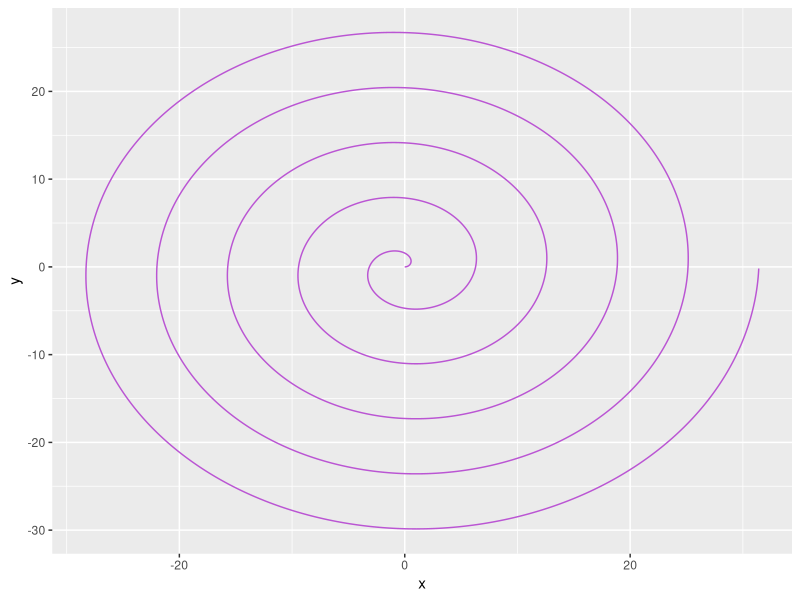
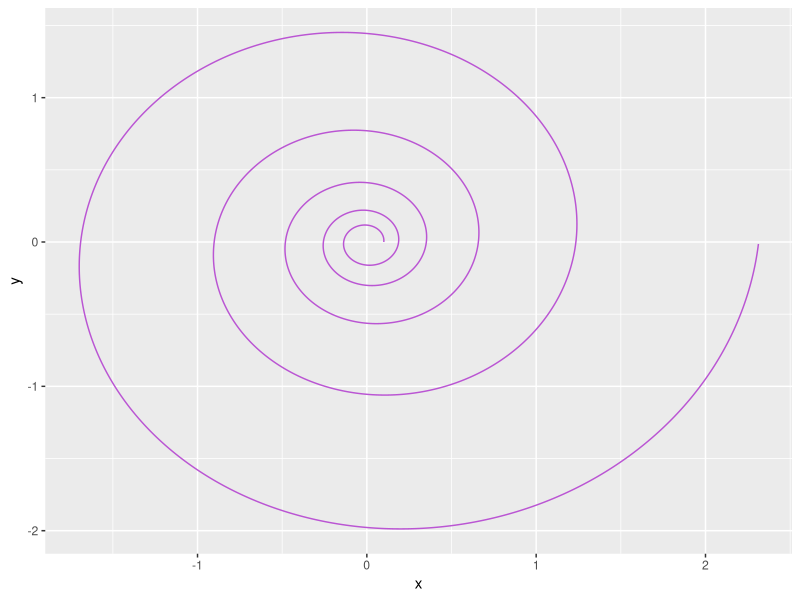
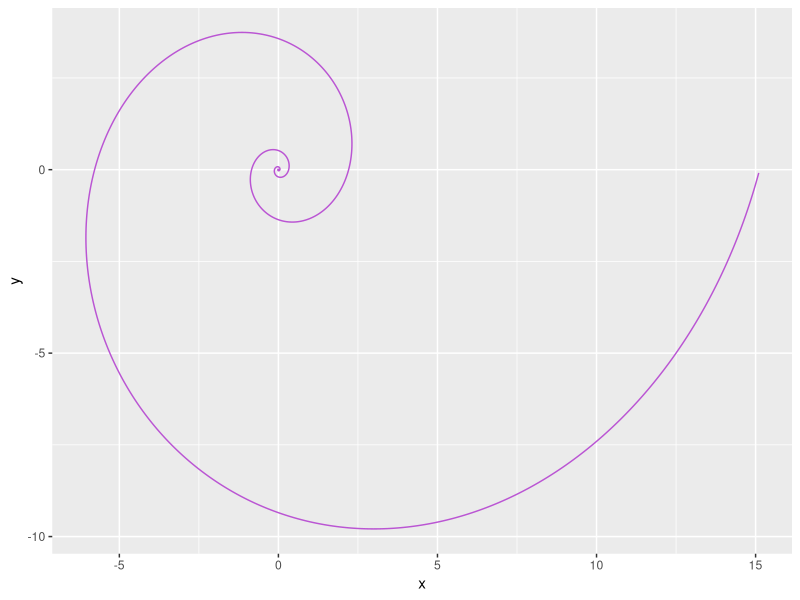
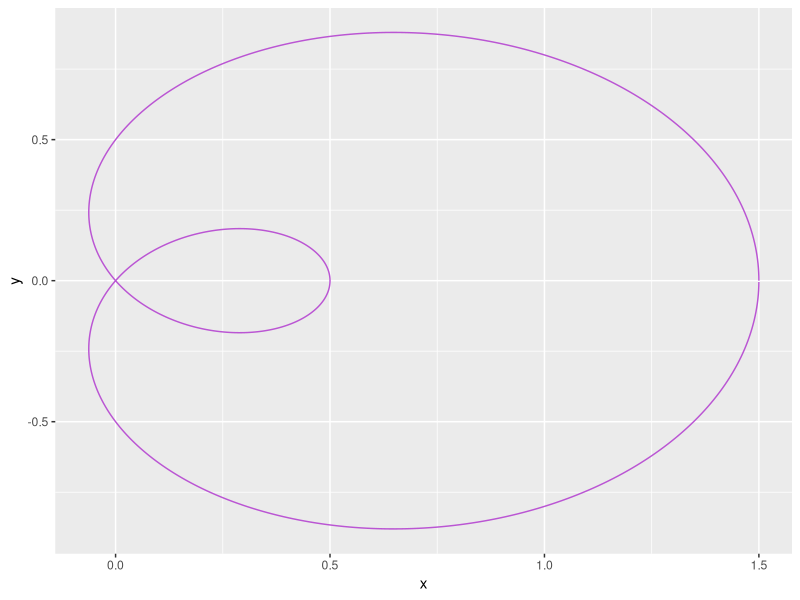
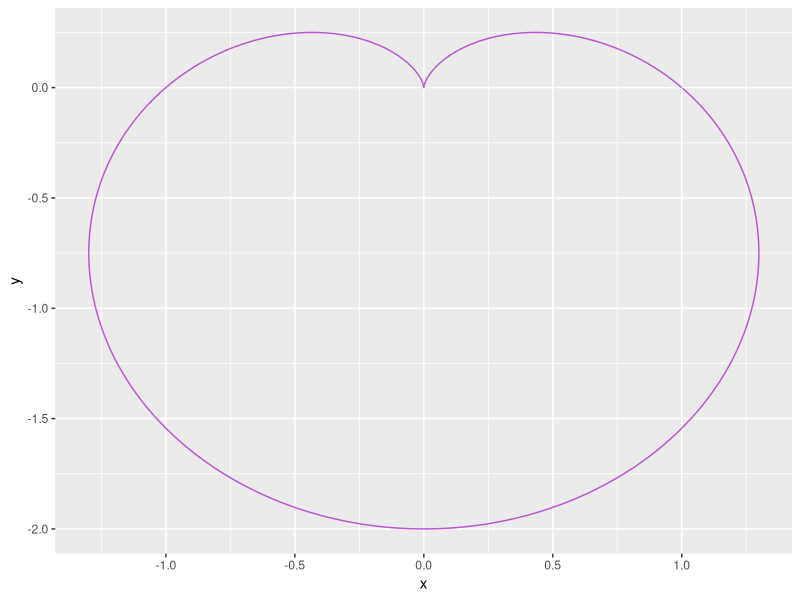
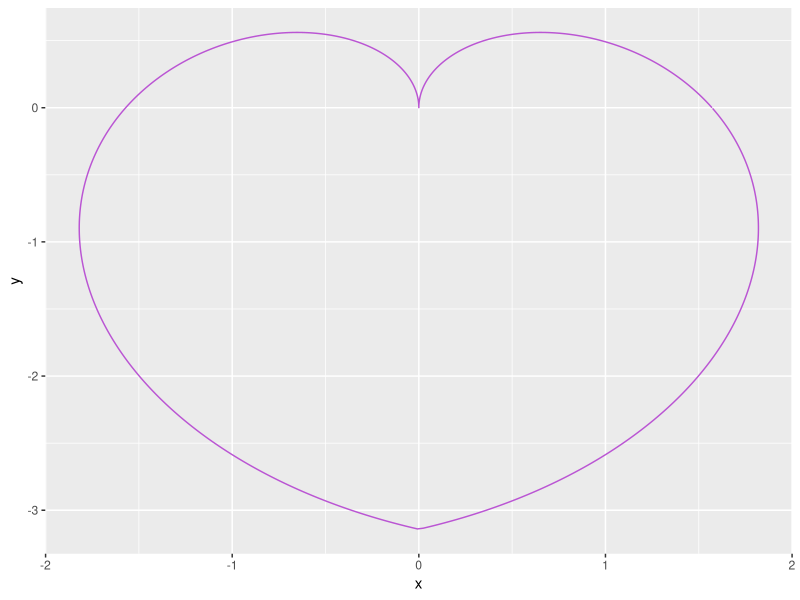
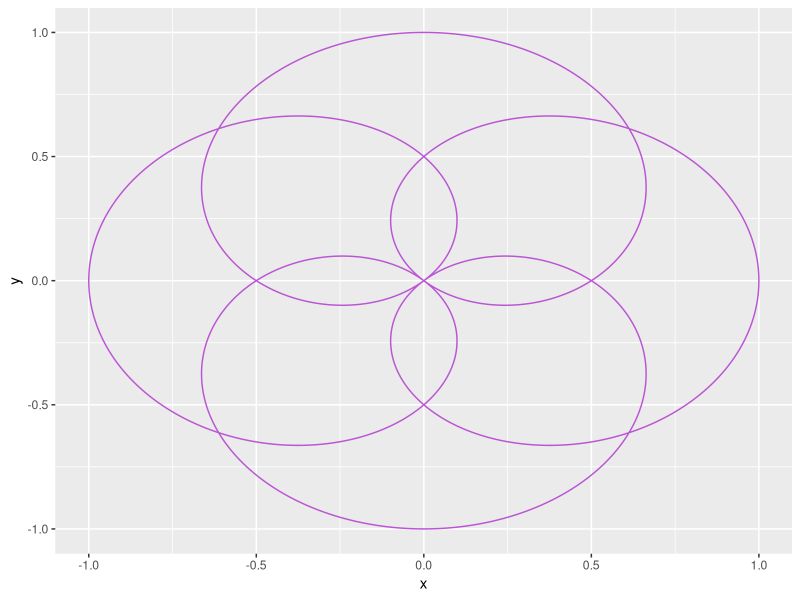
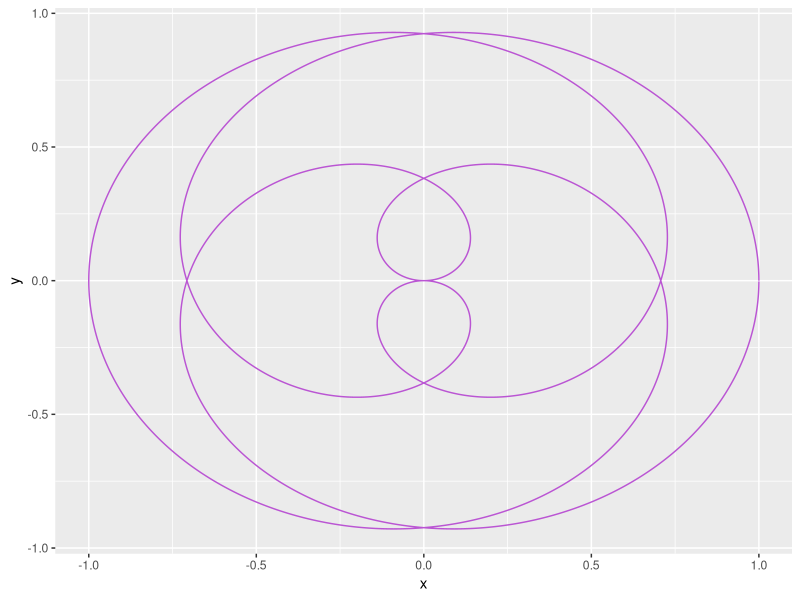

Recreate these plots in R, in order.
## ---- chunk 1
library(ggplot2)
theta=seq(from=0,to=10*pi,by=0.01)
alpha=0
beta=1
x=(alpha+beta*theta)*cos(theta)
y=(alpha+beta*theta)*sin(theta)
d=data.frame(x,y)
ggplot(d,aes(x,y))+
#  geom_point(color="black",size=0.1)+
  geom_path(color="mediumorchid")
## ---- chunk 2
library(ggplot2)
e=exp(1)
theta=seq(from=0,to=10*pi,by=0.01)
alpha=0.1
beta=0.1
x=alpha*e^(beta*theta)*cos(theta)
y=alpha*e^(beta*theta)*sin(theta)
d=data.frame(x,y)
ggplot(d,aes(x,y))+
#  geom_point(color="black",size=0.1)+
  geom_path(color="mediumorchid")
## ---- chunk 3
library(ggplot2)
e=exp(1)
theta=seq(from=0,to=10*pi,by=0.01)
alpha=0.001
beta=0.3063489
x=alpha*e^(beta*theta)*cos(theta)
y=alpha*e^(beta*theta)*sin(theta)
d=data.frame(x,y)
ggplot(d,aes(x,y))+
#  geom_point(color="black",size=0.1)+
  geom_path(color="mediumorchid")
## ---- chunk 4
library(ggplot2)
theta=seq(from=0,to=2*pi,by=0.01)
alpha=0.5
beta=1
x=(alpha+beta*cos(theta))*cos(theta)
y=(alpha+beta*cos(theta))*sin(theta)
d=data.frame(x,y)
ggplot(d,aes(x,y))+
  #  geom_point(color="black",size=0.1)+
  geom_path(color="mediumorchid")
## ---- chunk 5
library(ggplot2)
theta=seq(from=0,to=2*pi,by=0.01)
a=1
x=a*(1-sin(theta))*cos(theta)
y=a*(1-sin(theta))*sin(theta)
d=data.frame(x,y)
ggplot(d,aes(x,y))+
#  geom_point(color="black",size=0.1)+
  geom_path(color="mediumorchid")
## ---- chunk 6
library(ggplot2)
theta=seq(from=0,to=2*pi,by=0.01)
x=acos(sin(theta))*cos(theta)
y=acos(sin(theta))*sin(theta)
d=data.frame(x,y)
ggplot(d,aes(x,y))+
#  geom_point(color="black",size=0.1)+
  geom_path(color="mediumorchid")
## ---- chunk 7
library(ggplot2)
theta=seq(from=0,to=8*pi,by=0.01)
n=2/3
x=cos(n*theta)*cos(theta)
y=cos(n*theta)*sin(theta)
d=data.frame(x,y)
ggplot(d,aes(x,y))+
  #  geom_point(color="black",size=0.1)+
  geom_path(color="mediumorchid")
## ---- chunk 8
library(ggplot2)
theta=seq(from=0,to=8*pi,by=0.01)
n=1/4
x=cos(n*theta)*cos(theta)
y=cos(n*theta)*sin(theta)
d=data.frame(x,y)
ggplot(d,aes(x,y))+
  #  geom_point(color="black",size=0.1)+
  geom_path(color="mediumorchid")
## ---- chunk 9
library(ggplot2)
theta=seq(from=0,to=8*pi,by=0.01)
n=3/4
x=cos(n*theta)*cos(theta)
y=cos(n*theta)*sin(theta)
d=data.frame(x,y)
ggplot(d,aes(x,y))+
  #  geom_point(color="black",size=0.1)+
  geom_path(color="mediumorchid")
## ---- chunk 10
library(ggplot2)
theta=seq(from=0,to=16*pi,by=0.01)
n=2/5
x=cos(n*theta)*cos(theta)
y=cos(n*theta)*sin(theta)
d=data.frame(x,y)
ggplot(d,aes(x,y))+
  #  geom_point(color="black",size=0.1)+
  geom_path(color="mediumorchid")
## ---- chunk 11
library(ggplot2)
theta=seq(from=0,to=16*pi,by=0.01)
n=3/5
x=cos(n*theta)*cos(theta)
y=cos(n*theta)*sin(theta)
d=data.frame(x,y)
ggplot(d,aes(x,y))+
  #  geom_point(color="black",size=0.1)+
  geom_path(color="mediumorchid")
## ---- chunk 12
library(ggplot2)
theta=seq(from=0,to=32*pi,by=0.01)
n=exp(1)
x=cos(n*theta)*cos(theta)
y=cos(n*theta)*sin(theta)
d=data.frame(x,y)
ggplot(d,aes(x,y))+
  #  geom_point(color="black",size=0.1)+
  geom_path(color="mediumorchid")
## ---- chunk 13
library(ggplot2)
theta=seq(from=0,to=64*pi,by=0.01)
n=pi
x=cos(n*theta)*cos(theta)
y=cos(n*theta)*sin(theta)
d=data.frame(x,y)
ggplot(d,aes(x,y))+
  #  geom_point(color="black",size=0.1)+
  geom_path(color="mediumorchid")
## ---- chunk 14
library(ggplot2)
theta=seq(from=0,to=64*pi,by=0.01)
n=sqrt(2)
x=cos(n*theta)*cos(theta)
y=cos(n*theta)*sin(theta)
d=data.frame(x,y)
ggplot(d,aes(x,y))+
  #  geom_point(color="black",size=0.1)+
  geom_path(color="mediumorchid")
## ---- chunk 15
library(ggplot2)
theta=seq(from=0,to=2*pi,by=0.01)
x=cos(theta)-cos(80*theta)*sin(theta)
y=2*sin(theta)-sin(80*theta)
d=data.frame(x,y)
ggplot(d,aes(x,y))+
  #  geom_point(color="black",size=0.1)+
  geom_path(color="mediumorchid")
